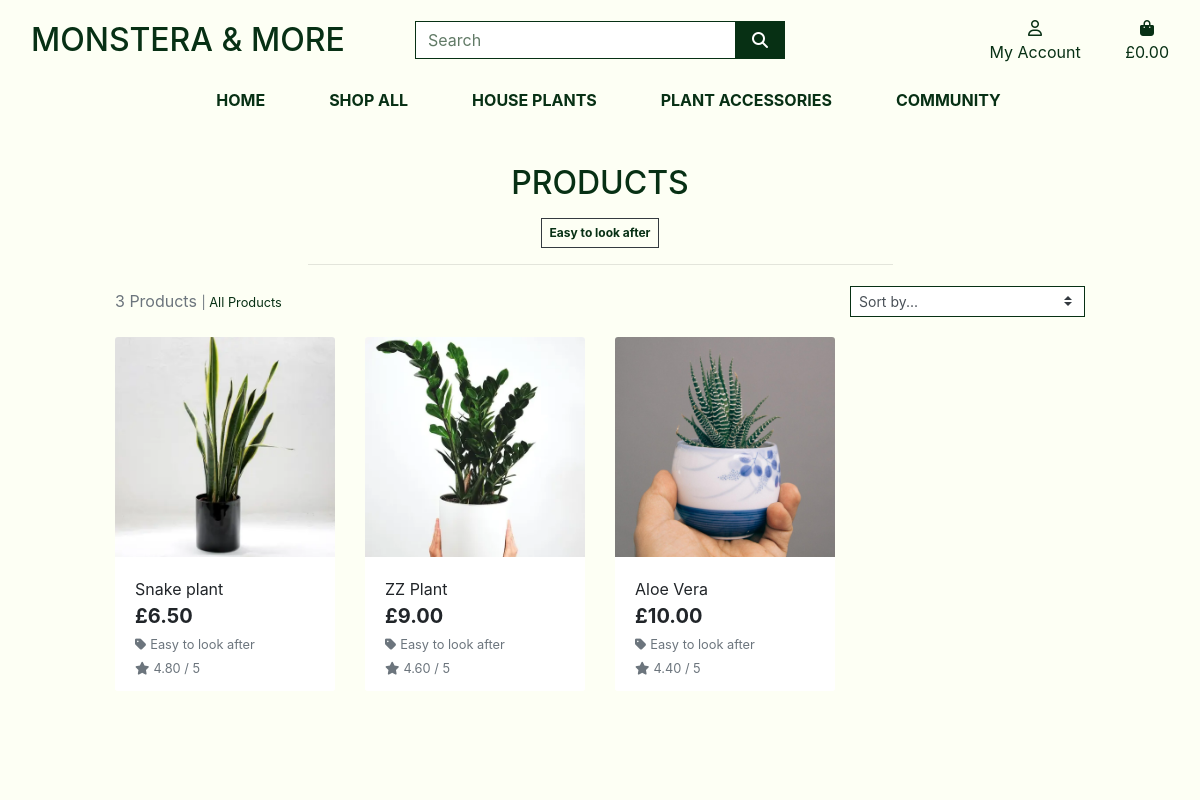
Page /products/?category=easy_care on the earlier database version.
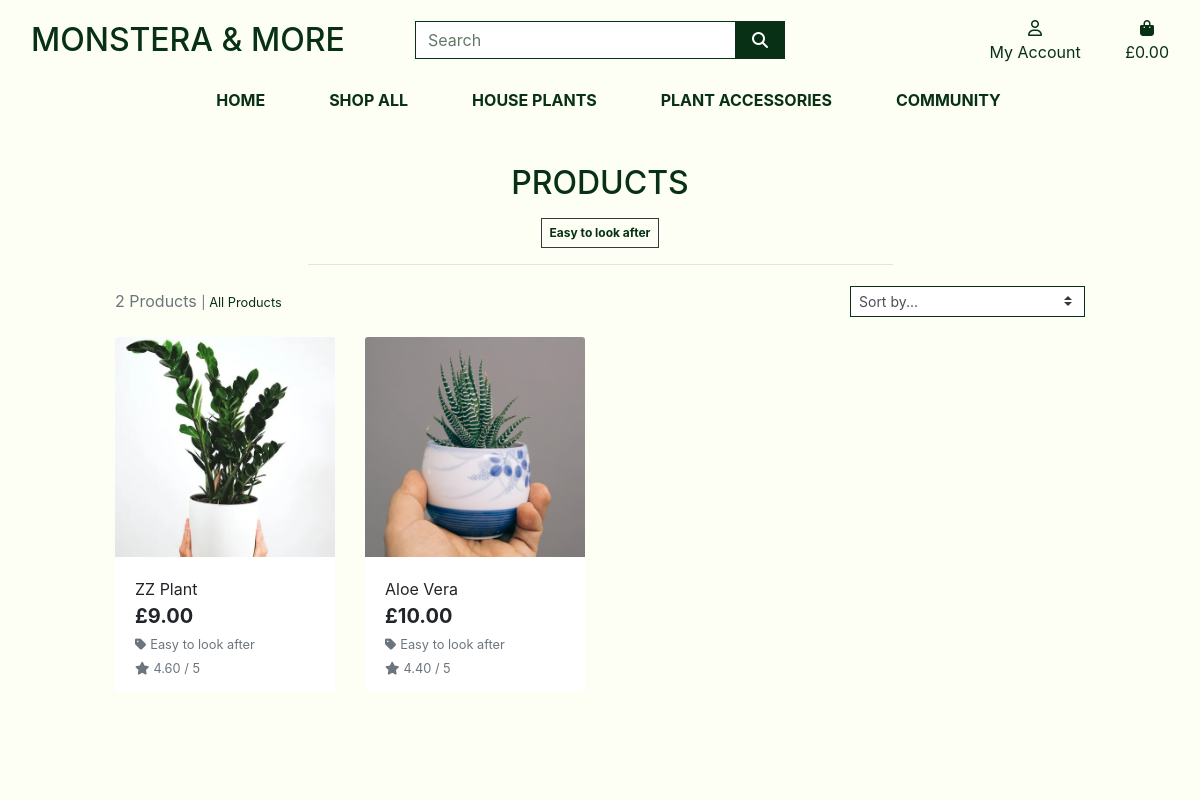
Same page on the later database version.
### products/models.py (models this page shows, shortened)
class Category(models.Model):
    class Meta:
        verbose_name_plural = 'Categories'
    name = models.CharField(max_length=254)
    friendly_name = models.CharField(max_length=254, null=True, blank=True)

class Product(models.Model):
    category = models.ForeignKey('Category', null=True, blank=True, on_delete=models.SET_NULL)
    plant = models.BooleanField(null=True, blank=True)
    sku = models.CharField(max_length=254, null=True, blank=True)
    name = models.CharField(max_length=254)
    description = models.TextField()
    has_sizes = models.BooleanField(default=False, null=True, blank=True)
    price = models.DecimalField(max_digits=6, decimal_places=2)
    price_medium = models.DecimalField(max_digits=6, decimal_places=2, default=0)
    price_large = models.DecimalField(max_digits=6, decimal_places=2, default=0)
    in_stock = models.BooleanField(default=True, null=True, blank=True)
    date_created = models.DateTimeField(auto_now_add=True)
    rating = models.DecimalField(max_digits=6, decimal_places=2, null=True, blank=True)
    image_url = models.URLField(max_length=1024, null=True, blank=True)
    image = models.ImageField(null=True, blank=True)

### products/views.py (the view, shortened to what this page needs)
# urls.py: path('', views.all_products, name='products'),
def all_products(request):
    products = Product.objects.all()
    query = None
    categories = None
    sort = None
    direction = None
    if request.GET:
        if 'category' in request.GET:
            categories = request.GET['category'].split(',')
            products = products.filter(category__name__in=categories)
            categories = Category.objects.filter(name__in=categories)
    current_sorting = f'{sort}_{direction}'
    context = {
        'products': products,
        'search_term': query,
        'current_categories': categories,
        'current_sorting': current_sorting,
    }
    return render(request, 'products/products.html', context)

### bag/contexts.py (called while the page is built, shortened)
def bag_contents(request):
    bag_items = []
    total = 0
    product_count = 0
    bag = request.session.get('bag', {})
    if total < settings.FREE_DELIVERY_THRESHOLD:
        delivery = total * Decimal(settings.STANDARD_DELIVERY_PERCENTAGE / 100)
        free_delivery_delta = settings.FREE_DELIVERY_THRESHOLD - total
    else:
        delivery = 0
        free_delivery_delta = 0
    grand_total = delivery + total
    context = {
        'bag_items': bag_items,
        'total': total,
        'product_count': product_count,
        'delivery': delivery,
        'free_delivery_delta': free_delivery_delta,
        'free_delivery_threshold': settings.FREE_DELIVERY_THRESHOLD,
        'grand_total': grand_total,
    }
    return context

### products/templates/products/products.html (shortened to what this page needs)
{% extends "base.html" %}
{% load static %}
{% block page_header %}
    <div class="container header-container">
    </div>
{% endblock %}
{% block content %}
    <div class="overlay"></div>
    <div class="container-fluid">
        <div class="row">
            <div class="col text-center">
                <h2 class="logo-font">Products</h2>
                {% for c in current_categories %}
                    <a class="category-badge text-decoration-none" href="{% url 'products' %}?category={{ c.name }}">
                        <span class="p-2 mt-2 badge badge-white text-black rounded-0 border border-dark">{{ c.friendly_name }}</span>
                    </a>
                {% endfor %}
                <hr class="w-50 mb-1">
            </div>
        </div>
        <div class="row">
            <div class="product-container col-10 offset-1">
                <div class="row mt-1 mb-2">
                    <div class="col-12 col-md-6 my-auto order-md-last d-flex justify-content-center justify-content-md-end">
                        <div class="sort-select-wrapper w-50">
                            <select id="sort-selector" class="custom-select custom-select-sm rounded-0 border border-{% if current_sorting != 'None_None' %}info{% else %}black{% endif %}">
                                <option value="reset" {% if current_sorting == 'None_None' %}selected{% endif %}>Sort by...</option>
                            </select>
                        </div>
                    </div>
                    <div class="col-12 col-md-6 order-md-first">
                        <p class="text-muted mt-3 text-center text-md-left">
                            {{ products|length }} Products{% if search_term %} found for <strong>"{{ search_term }}"</strong>{% endif %}
                            {% if search_term or current_categories or current_sorting != 'None_None' %}
                            <span class="small"> | <a href="{% url 'products' %}">All Products</a></span>
                            {% endif %}
                        </p>
                    </div>
                </div>
                <div class="row">
                    {% for product in products %}
                        <div class="col-sm-6 col-md-6 col-lg-4 col-xl-3">
                            <div class="card h-100 border-0">
                                {% if product.image %}
                                <a href="{% url 'product_detail' product.id %}">
                                    <img class="card-img-top img-fluid" src="{{ product.image.url }}" alt="{{ product.name }}">
                                </a>
                                {% else %}
                                <a href="{% url 'product_detail' product.id %}">
                                    <img class="card-img-top img-fluid" src="{{ MEDIA_URL }}noimage.png" alt="{{ product.name }}">
                                </a>
                                {% endif %}
                                <div class="card-body pb-0">
                                    <p class="mb-0">{{ product.name }}</p>
                                </div>
                                <div class="card-footer bg-white pt-0 border-0 text-left">
                                    <div class="row">
                                        <div class="col">
                                            {% if product.in_stock == True %}
                                            <p class="lead mb-0 text-left font-weight-bold">£{{ product.price }}</p>
                                            {% else %}
                                            <p class="lead mb-0 text-left font-weight-bold text-danger">Out of Stock</p>
                                            {% endif %}
                                            {% if product.category %}
                                            <p class="small mt-1 mb-0">
                                                <a class="text-muted" href="{% url 'products' %}?category={{ product.category.name }}">
                                                    <i class="fas fa-tag mr-1"></i>{{ product.category.friendly_name }}
                                                </a>
                                            </p>
                                            {% endif %}
                                            {% if product.rating %}
                                                <small class="text-muted"><i class="fas fa-star mr-1"></i>{{ product.rating }} / 5</small>
                                            {% else %}
                                                <small class="text-muted">No Rating</small>
                                            {% endif %}
                                        </div>
                                    </div>
                                </div>
                            </div>
                        </div>
                    {% endfor %}
                </div>
            </div>
        </div>
    </div>
{% endblock %}

### templates/base.html (shortened to what this page needs)
{% load static %}
<!doctype html>
<html lang="en">
<head>
  {% block corecss %}
  <link rel="stylesheet" href="https://stackpath.bootstrapcdn.com/bootstrap/4.4.1/css/bootstrap.min.css"
>
  <link rel="stylesheet" href="{% static 'css/base.css' %}">
  {% endblock %}
</head>
<body>
  <header class="container-fluid fixed-top {% if request.path != '/' %}header-cream{% endif %}">
    <div id="topnav" class="row pt-lg-2 d-none d-lg-flex">
      <div class="col-12 col-lg-4 my-auto py-1 py-lg-0 text-center text-lg-left">
        <a href="{% url 'home' %}" class="nav-link main-logo-link">
          <h2 class="logo-font  my-0">Monstera &amp; more</h2>
        </a>
      </div>
      <div class="col-12 col-lg-4 my-auto py-1 py-lg-0">
        <form method="GET" action="{% url 'products' %}">
          <div class="input-group w-100">
            <input class="form-control border border-black rounded-0" type="text" name="q" placeholder="Search">
            <div class="input-group-append">
              <button class="form-control btn btn-black border border-black rounded-0" type="submit">
                <span class="icon">
                  <i class="fas fa-search"></i>
                </span>
              </button>
            </div>
          </div>
        </form>
      </div>
      <div class="col-12 col-lg-4 my-auto py-1 py-lg-0">
        <ul class="list-inline list-unstyled text-center text-lg-right my-0">
          <li class="list-inline-item dropdown">
            <a class="text-black nav-link" href="#" id="user-options" data-toggle="dropdown" aria-haspopup="true"
              aria-expanded="false">
              <div class="text-center">
                <div><i class="fa-regular fa-user"></i></div>
                <p class="my-0">My Account</p>
              </div>
            </a>
          </li>
          <li class="list-inline-item">
            <a class="{% if grand_total %} font-weight-bold{% else %}text-black{% endif %} nav-link"
              href="{% url 'view_bag' %}">
              <div class="text-center">
                <div><i class="fas fa-shopping-bag fa-regular"></i></div>
                <p class="my-0">
                  {% if grand_total %}
                  £{{ grand_total|floatformat:2 }}
                  {% else %}
                  £0.00
                  {% endif %}
                </p>
              </div>
            </a>
          </li>
        </ul>
      </div>
    </div>
    <div class="row">
      <nav class="navbar navbar-expand-lg navbar-light w-100">
        {% include 'includes/mobile-top-header.html' %}
        {% include 'includes/main-nav.html' %}
      </nav>
    </div>
  </header>
  {% block page_header %}
  {% endblock %}
  {% block content %}
  {% endblock %}
</body>
</html>

### templates/includes/mobile-top-header.html (shortened to what this page needs)
<ul>
  </ul>

### templates/includes/main-nav.html (shortened to what this page needs)
<div class="collapse navbar-collapse" id="main-nav">
    <ul class="navbar-nav mobile-background-cream w-auto mx-auto">
        {% if request.path != '/' %}
        <li class="nav-item ">
            <a class="logo-font font-weight-bold nav-link text-black mr-5" href="{% url 'home' %}" id="all-products-link">
                Home
            </a>
        </li>
        {% endif %}
        <li class="nav-item dropdown">
            <a class="logo-font font-weight-bold nav-link text-black mr-5" href="#" id="all-products-link" data-toggle="dropdown" aria-haspopup="true" aria-expanded="false">
                Shop All
            </a>
        </li>
        <li class="nav-item dropdown">
            <a class="logo-font font-weight-bold nav-link text-black mr-5" href="#" id="clothing-link" data-toggle="dropdown" aria-haspopup="true" aria-expanded="false">
                House plants
            </a>
        </li>
        <li class="nav-item dropdown">
            <a class="logo-font font-weight-bold nav-link text-black mr-5" href="#" id="homeware-link" data-toggle="dropdown" aria-haspopup="true" aria-expanded="false">
                Plant Accessories
            </a>
        </li>
        <li class="nav-item ">
            <a class="logo-font font-weight-bold nav-link text-black mr-5" href="{% url 'blog' %}?sort=created_on&direction=desc" id="community-link" >
                Community
            </a>
        </li>
    </ul>
</div>

### static/css/base.css (style rules this page uses)
html { height: 100%; }
body { background-image: url('/media/hero-plant.jpg'); background-color: #FDFFF4; height: 100vh; background-position: 1% 1%; }
.overlay { height: 100%; width: 100%; top: 0; left: 0; position: fixed; background: #FDFFF4; z-index: -1; }
.header-cream { background-color: #FDFFF4 !important; }
a { color:#073014 ; }
.icon { align-items: center; display: inline-flex; justify-content: center; height: 1.5rem; width: 1.5rem; }
.logo-font { text-transform: uppercase; color:#073014; }
.main-logo-link { width: fit-content; }
.btn-black { background: #073014; color: white; }
.text-black { color: #073014 !important; }
.border-black { border: 1px solid #073014 !important; }
input[name='q']::placeholder { color: #617a66; }
@media (min-width: 1200px) { .container { max-width: 80%; } }
@media (min-width: 992px) { .header-container { padding-top: 164px; } }

Differences in the rows shown:
removed Product: image (picture), name "Snake plant", price "6.50", category.friendly_name "Easy to look after", rating "4.80"
Other differences:
{{ products|length }}: "3" → "2"
